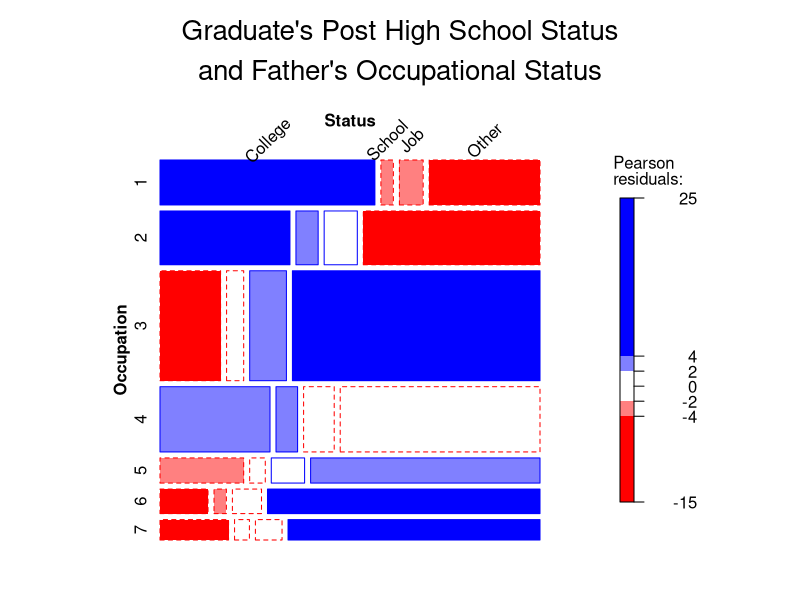
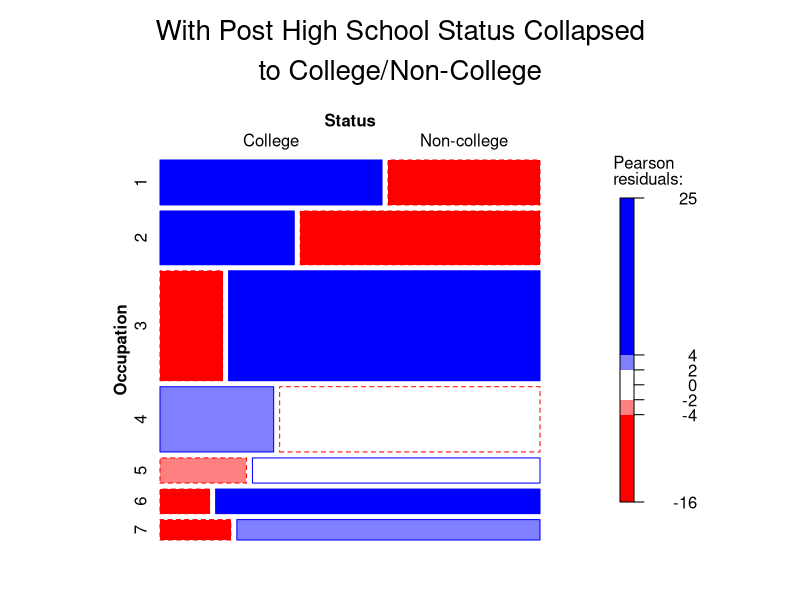
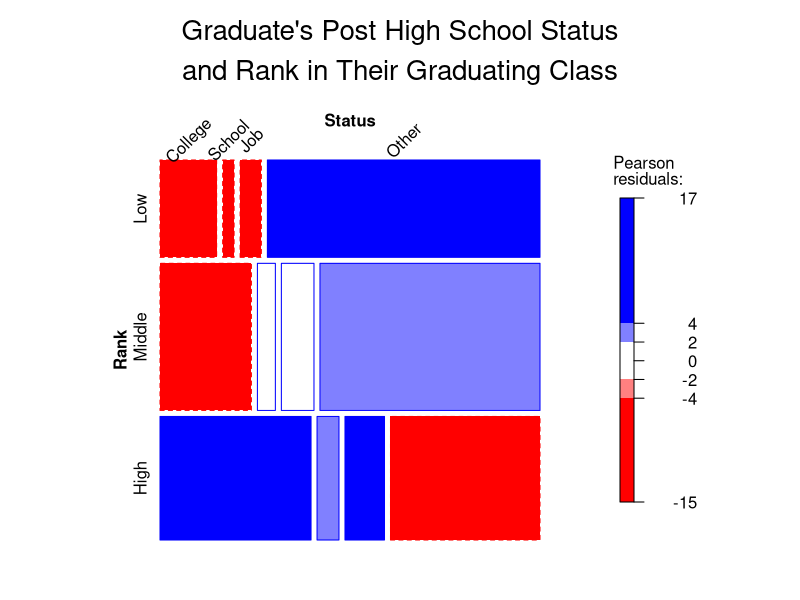
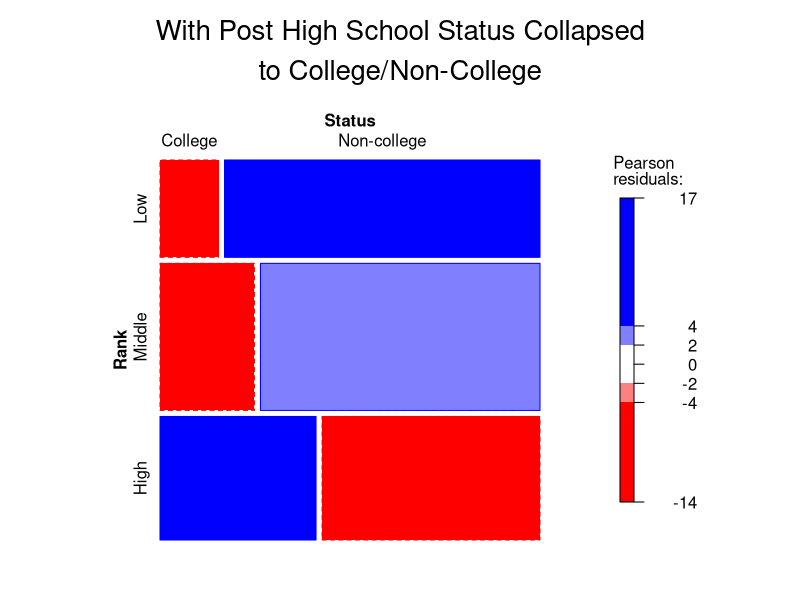
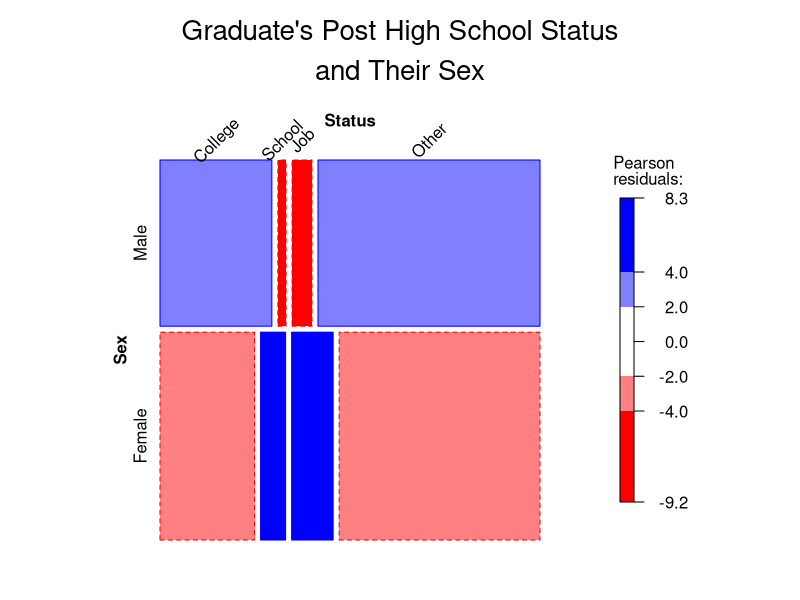
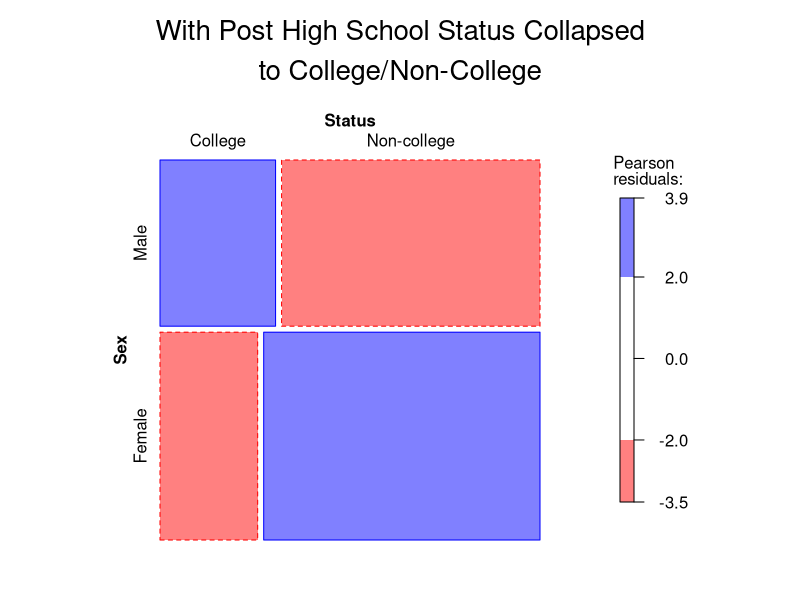
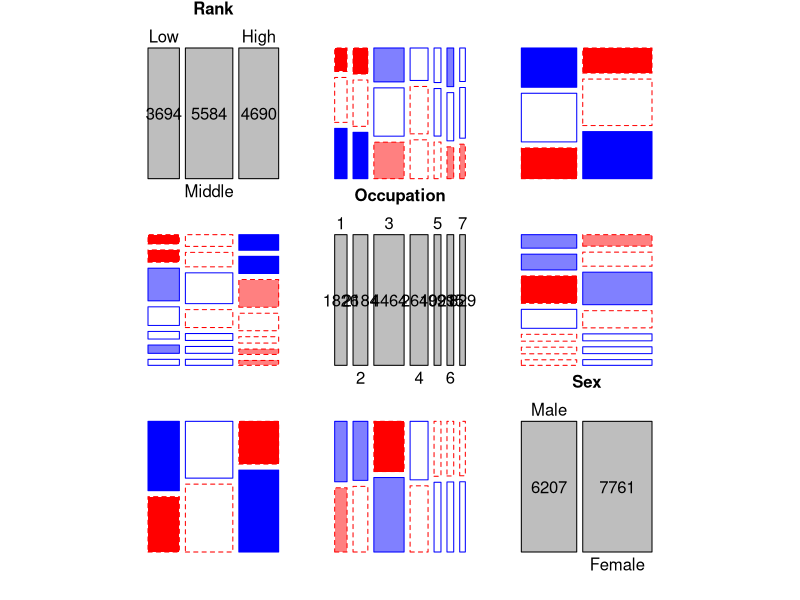
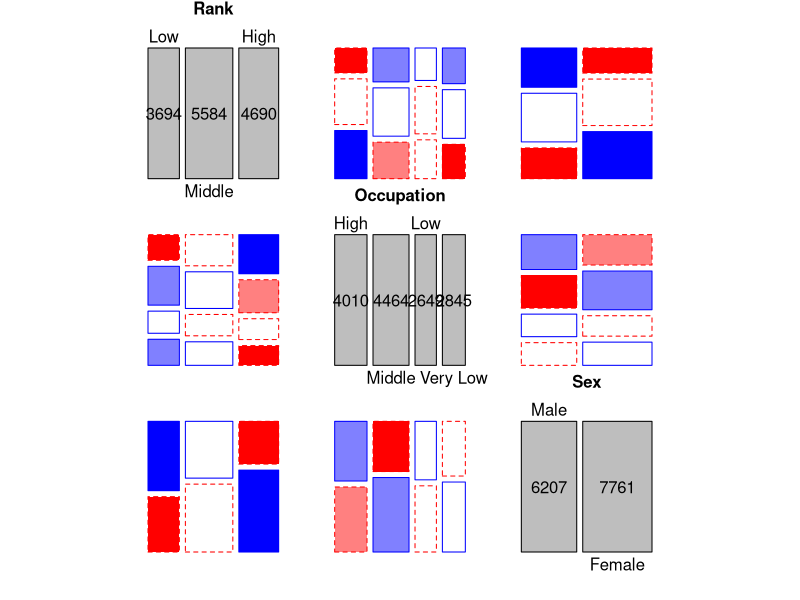

Reproduce these figures in R, in order. (Note: this script raises an error after producing the figures.)
## ---- chunk 1
knitr::opts_chunk$set(
  warning = FALSE,   # avoid warnings and messages in the output
  message = FALSE,
  fig.height = 6,    # set default figure size
  fig.width = 6.5
)

as_table <- function(obj, freq = NULL, dims = NULL){
  
  # If user supplied a table or array, return it back to them
  if (length(intersect(c("table", "array"), class(obj))) > 0){
    
    tab <- as.table(obj) # Handle arrays
    
    # To include dimensions if specified
    if (!is.null(dims)){
      tab <- margin.table(tab, margin = dims)
    }
    
    return(tab)
  }
  
  
  # If obj is a tibble, convert to data frame
  else if (length(intersect("tbl", class(obj))) > 0){
    obj <- as.data.frame(obj)
  }
  
  if (!is.null(dims)){ # If dims supplied by user, use those
    cols <- dims
  }
  else { # If dims NOT supplied by user, use everything else
    cols <- colnames(obj)
  }
  
  if (!is.null(freq)){  # If freq supplied by user, then... (freq form)
    cols <- cols[cols != freq] # Remove freq column
    tab <- xtabs(reformulate(cols, response = freq), data = obj) # freq ~ cols
  }
  else { # If freq NOT supplied by user, and not array, then... (case form)
    tab <- xtabs(reformulate(cols), data = obj)
    
    # Check if user forgot to supply freq, warn if they potentially forgot
    common <- c("n", "freq", "frequency", "count")
    if (length(intersect(tolower(colnames(obj)), common)) > 0){
      warning("Ensure a value for 'freq' was supplied if your data was in frequency form.")
    }
  }
  return(tab)
}

options(rgl.useNULL = TRUE)
library(vcdExtra)
library(MASS)
library(ca)
library(ggplot2)
library(dplyr)
library(car)
library(effects)
## ---- chunk 2
data("Hoyt", package = "vcdExtra")

(status_occup <- (margin.table(Hoyt, c("Status", "Occupation")) |> CMHtest())) # row means

# Analyze college vs non-college
distinct_status <- collapse.table(
  Hoyt, Status = c("College", "Non-college", "Non-college", "Non-college")
)

(
  dist_status_occup <- (
    margin.table(distinct_status, c("Status", "Occupation")) |> CMHtest() # row means
  )
)
## ---- chunk 3
mosaic(
  ~ Occupation + Status, data = Hoyt,
  shading = TRUE, gp = shading_Friendly,
  rot_labels = c(top = 45),
  main = "Graduate's Post High School Status\nand Father's Occupational Status"
)
mosaic(
  ~ Occupation + Status, data = distinct_status,
  shading = TRUE, gp = shading_Friendly,
  main = "With Post High School Status Collapsed\nto College/Non-College"
)
## ---- chunk 4
(status_rank <- margin.table(Hoyt, c("Status", "Rank")) |> CMHtest()) # row means

(
  dist_status_rank <- (
    margin.table(distinct_status, c("Status", "Rank")) |> CMHtest() # row means
  )
)
## ---- chunk 5
mosaic(
  ~ Rank + Status, data = Hoyt,
  shading = TRUE, gp = shading_Friendly,
  rot_labels = c(top = 45),
  main = "Graduate's Post High School Status\nand Rank in Their Graduating Class"
)
mosaic(
  ~ Rank + Status, data = distinct_status,
  shading = TRUE, gp = shading_Friendly,
  main = "With Post High School Status Collapsed\nto College/Non-College"
)
## ---- chunk 6
(status_sex <- margin.table(Hoyt, c("Status", "Sex")) |> assocstats())

(
  dist_status_sex <- (
    margin.table(distinct_status, c("Status", "Sex")) |> assocstats()
  )
)
## ---- chunk 7
mosaic(
  ~ Sex + Status, data = Hoyt,
  shading = TRUE, gp = shading_Friendly,
  rot_labels = c(top = 45),
  main = "Graduate's Post High School Status\nand Their Sex"
)
mosaic(
  ~ Sex + Status, data = distinct_status,
  shading = TRUE, gp = shading_Friendly,
  main = "With Post High School Status Collapsed\nto College/Non-College"
)
## ---- chunk 8
# Display associations
pred_tab <- margin.table(Hoyt, c("Rank", "Occupation", "Sex"))

pairs(pred_tab, gp = shading_Friendly)
## ---- chunk 9
# Collapsing occupation to the following based on similarity in the mosaic plots:
# 1, 2 -> "High",   |         4 -> "Low"
#    3 -> "Middle"  |   5, 6, 7 -> "Very Low"

coll.pred_tab <- collapse.table(
  pred_tab,
  Occupation = c("High", "High", "Middle", "Low", "Very Low", "Very Low", "Very Low")
)

# Associations among predictors
CMHtest(margin.table(coll.pred_tab, c("Rank", "Occupation"))) # Test nonzero correlation
CMHtest(margin.table(coll.pred_tab, c("Rank", "Sex"))) # Test difference in column means
CMHtest(margin.table(coll.pred_tab, c("Sex", "Occupation"))) # Test difference in row means

pairs(coll.pred_tab, gp = shading_Friendly)
## ---- chunk 10
coll_Hoyt <- collapse.table(
  Hoyt, 
  Occupation = c("High", "High", "Middle", "Low", "Very Low", "Very Low", "Very Low")
)

(joint <- loglm(~Rank*Occupation*Sex + Status, data = coll_Hoyt))

(rankstat <- loglm(~Rank*Occupation*Sex + Rank*Status, data = coll_Hoyt))

(occupstat <- loglm(~Rank*Occupation*Sex + Status*(Rank + Occupation), data = coll_Hoyt))

(sexstat <- loglm(~Rank*Occupation*Sex + Status*(Rank + Occupation + Sex), data = coll_Hoyt))

(statsexocc <- loglm(~Rank*Occupation*Sex + Status*(Rank + Occupation + Sex) + Status*Sex*Occupation, data = coll_Hoyt))

(statsexrank <- loglm(~Rank*Occupation*Sex + Status*(Rank + Occupation + Sex) + Status*(Sex*Occupation + Occupation*Rank), data = coll_Hoyt))


anova(joint, rankstat, occupstat, sexstat, statsexocc, statsexrank)


mosaic(statsexrank, rot_labels = c(right = -45))
## ---- chunk 11
mjca.coll_Hoyt <- mjca(coll_Hoyt, lambda = "Burt")
summary(mjca.coll_Hoyt)

### BELOW ADAPTED FROM Friendly & Meyer (2016; p. 245), Discrete Data Analysis with R ###
res <- plot(mjca.coll_Hoyt, labels= 0, pch= ".", cex.lab= 1.2)

# extract factor names and levels
coords <- data.frame(res$cols, mjca.coll_Hoyt$factors)
nlev <- mjca.coll_Hoyt$levels.n
fact <- unique(as.character(coords$factor))

cols <- c("blue", "red", "darkgreen", "black")
points(coords[,1:2], pch=rep(16:19, nlev), col=rep(cols, nlev), cex=1.2)
text(coords[,1:2], label=coords$level, col=rep(cols, nlev), pos=3, cex=1.2, xpd=TRUE)

legend(
  "bottomright", legend= c("Status", "Rank", "Occupation", "Sex"), title= "Factor", 
  title.col= "black", col = cols, text.col = cols, pch= 16:19, bg= "gray95", cex = 1.2
)
## ---- chunk 12
data("Vietnam", package = "vcdExtra")

viet <- rename(Vietnam, "Sex" = sex, "Year" = year, "Response" = response)

# Male proportions sum to 1 and female proportions sum to 1 within each response category
respProps_viet <- (
  viet |> 
  group_by(Response, Sex) |> 
  mutate(Proportion = Freq / sum(Freq))
)

ggplot(respProps_viet, aes(x = Year, y = Proportion, fill = Sex, colour = Sex)) + 
  facet_wrap(vars(Response)) + 
  geom_point() + 
  geom_line() +
  scale_y_continuous(breaks = seq(0, 0.6, 0.1)) +
  coord_cartesian(ylim = c(0, 0.6)) +
  labs(
    title = "Proportions of Each Response Category by Sex and Year",
    subtitle = "Response"
  ) +
  theme(
    plot.title = element_text(hjust = 0.5),
    plot.subtitle = element_text(hjust = 0.5),
    panel.background = element_blank(),
    panel.border = element_rect()
  )

viet_tab <- as_table(viet, freq = "Freq") # See Appendix for as_table()
cotabplot(
  ~ Sex + Year | Response, data = viet_tab, 
  shade = TRUE, gp = shading_Friendly,
)
## ---- chunk 13
# Create tables
tab.viet_sex <- margin.table(viet_tab, margin = c("Sex", "Response"))
tab.viet_year <- margin.table(viet_tab, margin = c("Year", "Response"))

# Statistical tests for association
CMHtest(tab.viet_sex) # Test row means
CMHtest(tab.viet_year) # Test nonzero correlation

# Graphically analyze associations
mosaic(tab.viet_sex, shade = TRUE, gp = shading_Friendly)
mosaic(tab.viet_year, shade = TRUE, gp = shading_Friendly)
## ---- chunk 14
viet$Response <- ordered(viet$Response) # Order by "level of pacifism": A < B < C < D

polr.viet_intrcpt <- polr(Response ~ 1, data = viet, Hess = TRUE)
polr.viet <- polr(Response ~ Year, data = viet, Hess = TRUE)

summary(polr.viet)

anova(polr.viet_intrcpt, polr.viet) # Year not significant predictor over and above intercept only model

plot(Effect("Year", polr.viet), main = "Effect Plot for the Effect of\nYear of Study on Response")



loglm.viet_simple <- loglm(~(Year*Sex) + Response, data = viet_tab) # Predictors independent of response

loglm.viet_respYear <- loglm(~(Year*Sex) + Response*Year, data = viet_tab) # 2-way of response*year

loglm.viet <- loglm(~(Year*Sex) + Response*(Year + Sex), data = viet_tab) # All 2-ways--good fit

loglmComp.viet <- anova(loglm.viet_simple, loglm.viet_respYear, loglm.viet) # Model comparison


mosaic(loglm.viet, gp = shading_Friendly)
## ---- chunk 15
mjca.viet_tab <- mjca(viet_tab, lambda = "Burt")
summary(mjca.viet_tab)

### BELOW ADAPTED FROM Friendly & Meyer (2016; p. 245), Discrete Data Analysis with R ###
res <- plot(mjca.viet_tab, labels= 0, pch= ".", cex.lab= 1.2)

# extract factor names and levels
coords <- data.frame(res$cols, mjca.viet_tab$factors)
nlev <- mjca.viet_tab$levels.n
fact <- unique(as.character(coords$factor))

cols <- c("blue", "red", "black")
points(coords[,1:2], pch=rep(16:18, nlev), col=rep(cols, nlev), cex=1.2)
text(coords[,1:2], label=coords$level, col=rep(cols, nlev), pos=3, cex=1.2, xpd=TRUE)

legend(
  "bottomright", legend= c("Sex", "Year", "Response"), title= "Factor", 
  title.col= "black", col = cols, text.col = cols, pch= 16:18, bg= "gray95", cex = 1.2
)
## ---- chunk 16
as_table <- function(obj, freq = NULL, dims = NULL){
  
  # If user supplied a table or array, return it back to them
  if (length(intersect(c("table", "array"), class(obj))) > 0){
    
    tab <- as.table(obj) # Handle arrays
    
    # To include dimensions if specified
    if (!is.null(dims)){
      tab <- margin.table(tab, margin = dims)
    }
    
    return(tab)
  }
  
  
  # If obj is a tibble, convert to data frame
  else if (length(intersect("tbl", class(obj))) > 0){
    obj <- as.data.frame(obj)
  }
  
  if (!is.null(dims)){ # If dims supplied by user, use those
    cols <- dims
  }
  else { # If dims NOT supplied by user, use everything else
    cols <- colnames(obj)
  }
  
  if (!is.null(freq)){  # If freq supplied by user, then... (freq form)
    cols <- cols[cols != freq] # Remove freq column
    tab <- xtabs(reformulate(cols, response = freq), data = obj) # freq ~ cols
  }
  else { # If freq NOT supplied by user, and not array, then... (case form)
    tab <- xtabs(reformulate(cols), data = obj)
    
    # Check if user forgot to supply freq, warn if they potentially forgot
    common <- c("n", "freq", "frequency", "count")
    if (length(intersect(tolower(colnames(obj)), common)) > 0){
      warning("Ensure a value for 'freq' was supplied if your data was in frequency form.")
    }
  }
  return(tab)
}
